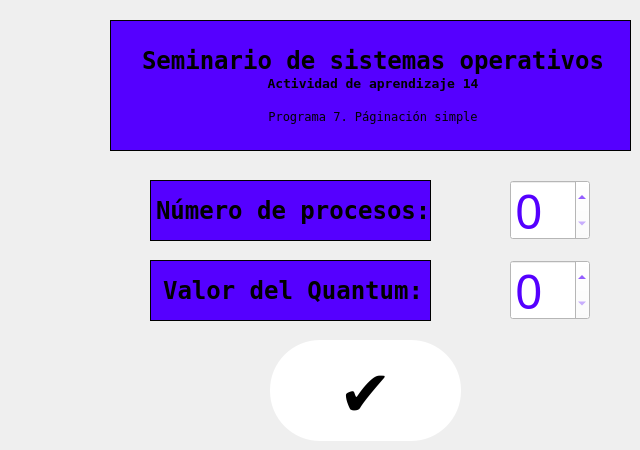
    <widget class="QWidget" name="capturaProcesos">
     <property name="font">
      <font>
       <pointsize>12</pointsize>
      </font>
     </property>
     <widget class="QSpinBox" name="processNumberSP">
      <property name="geometry">
       <rect>
        <x>510</x>
        <y>180</y>
        <width>80</width>
        <height>60</height>
       </rect>
      </property>
      <property name="minimumSize">
       <size>
        <width>80</width>
        <height>60</height>
       </size>
      </property>
      <property name="maximumSize">
       <size>
        <width>30</width>
        <height>30</height>
       </size>
      </property>
      <property name="font">
       <font>
        <family>Bernard MT Condensed</family>
        <pointsize>36</pointsize>
       </font>
      </property>
      <property name="cursor">
       <cursorShape>ArrowCursor</cursorShape>
      </property>
      <property name="focusPolicy">
       <enum>Qt::WheelFocus</enum>
      </property>
      <property name="contextMenuPolicy">
       <enum>Qt::DefaultContextMenu</enum>
      </property>
      <property name="accessibleName">
       <string/>
      </property>
      <property name="layoutDirection">
       <enum>Qt::LeftToRight</enum>
      </property>
      <property name="autoFillBackground">
       <bool>false</bool>
      </property>
      <property name="styleSheet">
       <string notr="true">background-color: rgb(255, 255, 255);
color: rgb(85, 0, 255);;</string>
      </property>
      <property name="wrapping">
       <bool>false</bool>
      </property>
      <property name="buttonSymbols">
       <enum>QAbstractSpinBox::UpDownArrows</enum>
      </property>
      <property name="correctionMode">
       <enum>QAbstractSpinBox::CorrectToPreviousValue</enum>
      </property>
      <property name="suffix">
       <string/>
      </property>
      <property name="minimum">
       <number>0</number>
      </property>
      <property name="stepType">
       <enum>QAbstractSpinBox::DefaultStepType</enum>
      </property>
     </widget>
     <widget class="QPushButton" name="processAcountPB">
      <property name="enabled">
       <bool>false</bool>
      </property>
      <property name="geometry">
       <rect>
        <x>270</x>
        <y>340</y>
        <width>191</width>
        <height>101</height>
       </rect>
      </property>
      <property name="sizePolicy">
       <sizepolicy hsizetype="Preferred" vsizetype="Fixed">
        <horstretch>0</horstretch>
        <verstretch>0</verstretch>
       </sizepolicy>
      </property>
      <property name="minimumSize">
       <size>
        <width>0</width>
        <height>25</height>
       </size>
      </property>
      <property name="font">
       <font>
        <family>Bernard MT Condensed</family>
        <pointsize>48</pointsize>
       </font>
      </property>
      <property name="styleSheet">
       <string notr="true">QPushButton {
        background-color: rgb(255, 255, 255);
        border: none;
        color: rgb(0, 0, 0);
        border-radius: 50px;
}

QPushButton:hover {
        background-color: rgb(157, 157, 157);
}

QPushButton:pressed {
        background-color:rgb(85, 0, 255)
}</string>
      </property>
      <property name="text">
       <string>✔</string>
      </property>
      <property name="icon">
       <iconset>
        <normaloff>Palo,a.ico</normaloff>Palo,a.ico</iconset>
      </property>
      <property name="iconSize">
       <size>
        <width>100</width>
        <height>100</height>
       </size>
      </property>
      <property name="shortcut">
       <string/>
      </property>
     </widget>
     <widget class="QLabel" name="label_4">
      <property name="geometry">
       <rect>
        <x>150</x>
        <y>180</y>
        <width>281</width>
        <height>61</height>
       </rect>
      </property>
      <property name="font">
       <font>
        <family>Fixedsys</family>
       </font>
      </property>
      <property name="styleSheet">
       <string notr="true">background-color: rgb(85, 0, 255);</string>
      </property>
      <property name="frameShape">
       <enum>QFrame::Panel</enum>
      </property>
      <property name="text">
       <string>&lt;!DOCTYPE HTML PUBLIC &quot;-//W3C//DTD HTML 4.0//EN&quot; &quot;http://www.w3.org/TR/REC-html40/strict.dtd&quot;&gt;
&lt;html&gt;&lt;head&gt;&lt;meta name=&quot;qrichtext&quot; content=&quot;1&quot; /&gt;&lt;meta charset=&quot;utf-8&quot; /&gt;&lt;style type=&quot;text/css&quot;&gt;
p, li { white-space: pre-wrap; }
hr { height: 1px; border-width: 0; }
&lt;/style&gt;&lt;/head&gt;&lt;body style=&quot; font-family:'Fixedsys'; font-size:9pt; font-weight:400; font-style:normal;&quot;&gt;
&lt;p align=&quot;center&quot; style=&quot; margin-top:0px; margin-bottom:0px; margin-left:0px; margin-right:0px; -qt-block-indent:0; text-indent:0px;&quot;&gt;&lt;span style=&quot; font-family:'Segoe UI'; font-size:18pt; font-weight:700;&quot;&gt;Número de procesos:&lt;/span&gt;&lt;/p&gt;&lt;/body&gt;&lt;/html&gt;</string>
      </property>
     </widget>
     <widget class="QLabel" name="label_7">
      <property name="geometry">
       <rect>
        <x>110</x>
        <y>20</y>
        <width>521</width>
        <height>131</height>
       </rect>
      </property>
      <property name="font">
       <font>
        <family>Fixedsys</family>
       </font>
      </property>
      <property name="styleSheet">
       <string notr="true">background-color: rgb(85, 0, 255);</string>
      </property>
      <property name="frameShape">
       <enum>QFrame::Panel</enum>
      </property>
      <property name="text">
       <string>&lt;!DOCTYPE HTML PUBLIC &quot;-//W3C//DTD HTML 4.0//EN&quot; &quot;http://www.w3.org/TR/REC-html40/strict.dtd&quot;&gt;
&lt;html&gt;&lt;head&gt;&lt;meta name=&quot;qrichtext&quot; content=&quot;1&quot; /&gt;&lt;meta charset=&quot;utf-8&quot; /&gt;&lt;style type=&quot;text/css&quot;&gt;
p, li { white-space: pre-wrap; }
hr { height: 1px; border-width: 0; }
&lt;/style&gt;&lt;/head&gt;&lt;body style=&quot; font-family:'Fixedsys'; font-size:9pt; font-weight:400; font-style:normal;&quot;&gt;
&lt;p align=&quot;center&quot; style=&quot; margin-top:0px; margin-bottom:0px; margin-left:0px; margin-right:0px; -qt-block-indent:0; text-indent:0px;&quot;&gt;&lt;span style=&quot; font-family:'Segoe UI'; font-size:18pt; font-weight:700;&quot;&gt;Seminario de sistemas operativos&lt;/span&gt;&lt;/p&gt;
&lt;p align=&quot;center&quot; style=&quot; margin-top:0px; margin-bottom:0px; margin-left:0px; margin-right:0px; -qt-block-indent:0; text-indent:0px;&quot;&gt;&lt;span style=&quot; font-family:'Segoe UI'; font-size:10pt; font-weight:700;&quot;&gt;Actividad de aprendizaje 14&lt;/span&gt;&lt;/p&gt;
&lt;p style=&quot;-qt-paragraph-type:empty; margin-top:0px; margin-bottom:0px; margin-left:0px; margin-right:0px; -qt-block-indent:0; text-indent:0px; font-family:'Segoe UI'; font-size:10pt; font-weight:700;&quot;&gt;&lt;br /&gt;&lt;/p&gt;
&lt;p align=&quot;center&quot; style=&quot; margin-top:0px; margin-bottom:0px; margin-left:0px; margin-right:0px; -qt-block-indent:0; text-indent:0px;&quot;&gt;Programa 7. Páginación simple&lt;/p&gt;&lt;/body&gt;&lt;/html&gt;</string>
      </property>
     </widget>
     <widget class="QSpinBox" name="quantumSP">
      <property name="geometry">
       <rect>
        <x>510</x>
        <y>260</y>
        <width>80</width>
        <height>60</height>
       </rect>
      </property>
      <property name="minimumSize">
       <size>
        <width>80</width>
        <height>60</height>
       </size>
      </property>
      <property name="maximumSize">
       <size>
        <width>30</width>
        <height>30</height>
       </size>
      </property>
      <property name="font">
       <font>
        <family>Bernard MT Condensed</family>
        <pointsize>36</pointsize>
       </font>
      </property>
      <property name="cursor">
       <cursorShape>ArrowCursor</cursorShape>
      </property>
      <property name="focusPolicy">
       <enum>Qt::WheelFocus</enum>
      </property>
      <property name="contextMenuPolicy">
       <enum>Qt::DefaultContextMenu</enum>
      </property>
      <property name="accessibleName">
       <string/>
      </property>
      <property name="layoutDirection">
       <enum>Qt::LeftToRight</enum>
      </property>
      <property name="autoFillBackground">
       <bool>false</bool>
      </property>
      <property name="styleSheet">
       <string notr="true">background-color: rgb(255, 255, 255);
color: rgb(85, 0, 255);;</string>
      </property>
      <property name="wrapping">
       <bool>false</bool>
      </property>
      <property name="buttonSymbols">
       <enum>QAbstractSpinBox::UpDownArrows</enum>
      </property>
      <property name="correctionMode">
       <enum>QAbstractSpinBox::CorrectToPreviousValue</enum>
      </property>
      <property name="suffix">
       <string/>
      </property>
      <property name="minimum">
       <number>0</number>
      </property>
      <property name="stepType">
       <enum>QAbstractSpinBox::DefaultStepType</enum>
      </property>
     </widget>
     <widget class="QLabel" name="label_6">
      <property name="geometry">
       <rect>
        <x>150</x>
        <y>260</y>
        <width>281</width>
        <height>61</height>
       </rect>
      </property>
      <property name="font">
       <font>
        <family>Fixedsys</family>
       </font>
      </property>
      <property name="styleSheet">
       <string notr="true">background-color: rgb(85, 0, 255);</string>
      </property>
      <property name="frameShape">
       <enum>QFrame::Panel</enum>
      </property>
      <property name="text">
       <string>&lt;!DOCTYPE HTML PUBLIC &quot;-//W3C//DTD HTML 4.0//EN&quot; &quot;http://www.w3.org/TR/REC-html40/strict.dtd&quot;&gt;
&lt;html&gt;&lt;head&gt;&lt;meta name=&quot;qrichtext&quot; content=&quot;1&quot; /&gt;&lt;meta charset=&quot;utf-8&quot; /&gt;&lt;style type=&quot;text/css&quot;&gt;
p, li { white-space: pre-wrap; }
hr { height: 1px; border-width: 0; }
&lt;/style&gt;&lt;/head&gt;&lt;body style=&quot; font-family:'Fixedsys'; font-size:9pt; font-weight:400; font-style:normal;&quot;&gt;
&lt;p align=&quot;center&quot; style=&quot; margin-top:0px; margin-bottom:0px; margin-left:0px; margin-right:0px; -qt-block-indent:0; text-indent:0px;&quot;&gt;&lt;span style=&quot; font-family:'Segoe UI'; font-size:18pt; font-weight:700;&quot;&gt;Valor del Quantum:&lt;/span&gt;&lt;/p&gt;&lt;/body&gt;&lt;/html&gt;</string>
      </property>
     </widget>
    </widget>
